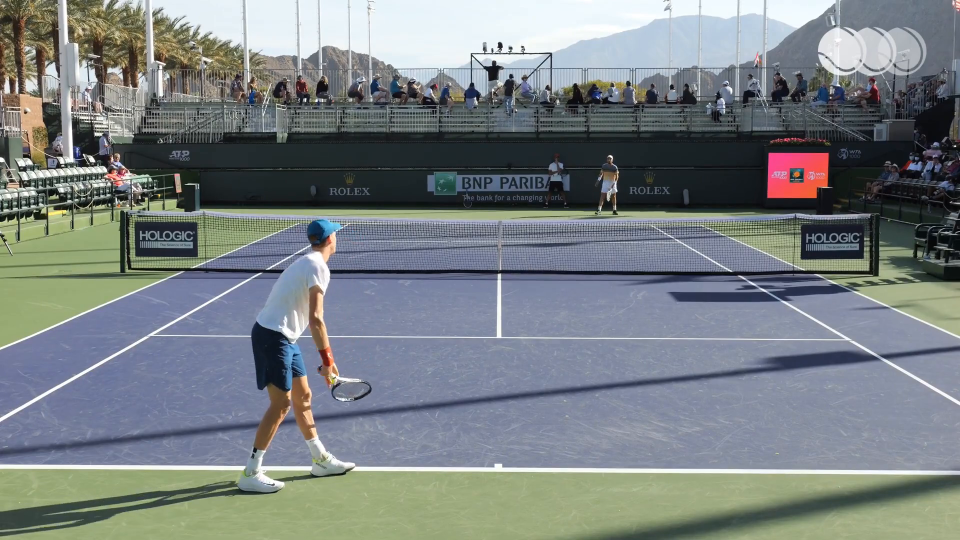
#> input picture frame 18 of datasets/serve/00002.mp4, 1920 x 1080 px (shown at 1/2 size)
$ python hit_frame_detector.py
#> lines starting #> are read from the running program, lines starting #| are printed output that depends on the picture; after the words box and inside, x2 and y2 are one past the last pixel; in counts of white or black regions, pixels touching at a corner belong together
"""
hit_frame_detector_v2.py
────────────────────────
用 HSV 颜色过滤找球 → 只在球的 ROI 里算光流方向 → 检测方向突变 = hit frame

Pipeline:
  1. HSV 过滤找网球（黄绿色）→ 得到球的位置序列
  2. 球位置做卡尔曼平滑（填补漏检帧）
  3. 在球周围 ROI 里算 t→t+1 光流方向角
  4. 方向变化角度突变 → hit frame 候选
  5. 输出标注视频 + JSON
"""

import json
import cv2
import numpy as np
from pathlib import Path
from scipy.signal import find_peaks
from scipy.ndimage import convolve1d
from collections import deque

# ─── CONFIG ──────────────────────────────────────────────────────────────────
VIDEO_PATH   = "/Users/harryzhang/git/tempopeak/datasets/serve/00002.mp4"
OUTPUT_VIDEO = "/Users/harryzhang/git/tempopeak/outputs/hit_detection_v2.mp4"
OUTPUT_JSON  = "/Users/harryzhang/git/tempopeak/outputs/hit_frames_v2.json"

# HSV range for tennis ball (yellow-green)
# 在 HSV 空间里网球是高饱和黄绿，球场是蓝灰
HSV_LOW  = np.array([ 25, 80,  80])   # H:25-45, S>80, V>80
HSV_HIGH = np.array([ 45, 255, 255])

# Ball detection
BALL_MIN_RADIUS = 4    # px in original resolution
BALL_MAX_RADIUS = 30
ROI_SCALE       = 4.0  # ROI = ball_radius * this factor

# Direction-change detection
SMOOTH_SIGMA    = 4
PEAK_MIN_DIST   = 12
PEAK_PROMINENCE = 0.25

# Visualisation
TRAIL_LEN = 30   # frames of ball trail to draw
# ─────────────────────────────────────────────────────────────────────────────

Path(OUTPUT_VIDEO).parent.mkdir(parents=True, exist_ok=True)
Path(OUTPUT_JSON).parent.mkdir(parents=True, exist_ok=True)


def find_ball(frame_bgr):
    """
    Return (cx, cy, radius) of best tennis ball candidate, or None.
    Uses HSV color mask + contour fitting.
    """
    hsv  = cv2.cvtColor(frame_bgr, cv2.COLOR_BGR2HSV)
    mask = cv2.inRange(hsv, HSV_LOW, HSV_HIGH)

    # morphology: close small holes, remove noise
    k    = cv2.getStructuringElement(cv2.MORPH_ELLIPSE, (5, 5))
    mask = cv2.morphologyEx(mask, cv2.MORPH_CLOSE, k, iterations=2)
    mask = cv2.morphologyEx(mask, cv2.MORPH_OPEN,  k, iterations=1)

    cnts, _ = cv2.findContours(mask, cv2.RETR_EXTERNAL, cv2.CHAIN_APPROX_SIMPLE)
    if not cnts:
        return None

    best = None
    best_score = -1
    for c in cnts:
        area = cv2.contourArea(c)
        if area < np.pi * BALL_MIN_RADIUS**2:
            continue
        (cx, cy), r = cv2.minEnclosingCircle(c)
        if not (BALL_MIN_RADIUS <= r <= BALL_MAX_RADIUS):
            continue
        # circularity score: how round is it?
        peri = cv2.arcLength(c, True)
        circ = 4 * np.pi * area / (peri * peri + 1e-9)
        if circ > best_score:
            best_score = circ
            best = (int(cx), int(cy), int(r))

    return best   # None if no good candidate


def roi_flow_direction(prev_gray, curr_gray, cx, cy, radius):
    """
    Compute mean flow direction angle (degrees) inside ball ROI.
    Returns angle in [-180, 180] or None if ROI is degenerate.
    """
    pad = int(radius * ROI_SCALE)
    H, W = prev_gray.shape
    x1, y1 = max(0, cx - pad), max(0, cy - pad)
    x2, y2 = min(W, cx + pad), min(H, cy + pad)
    if x2 - x1 < 4 or y2 - y1 < 4:
        return None

    p_roi = prev_gray[y1:y2, x1:x2]
    c_roi = curr_gray[y1:y2, x1:x2]
    flow  = cv2.calcOpticalFlowFarneback(
        p_roi, c_roi, None,
        pyr_scale=0.5, levels=2, winsize=9,
        iterations=3, poly_n=5, poly_sigma=1.1, flags=0,
    )
    # mean vector
    vx = float(flow[..., 0].mean())
    vy = float(flow[..., 1].mean())
    mag = np.sqrt(vx**2 + vy**2)
    if mag < 0.3:   # ball barely moving — skip
        return None
    return float(np.degrees(np.arctan2(vy, vx)))


# [16 lines left out: functions angle_diff, smooth_normalize, not called in this run]


# ─── PASS 1: detect ball + compute direction-change series ───────────────────
print("Pass 1: ball detection + direction-change series...")
cap          = cv2.VideoCapture(VIDEO_PATH)
fps          = cap.get(cv2.CAP_PROP_FPS)
orig_W       = int(cap.get(cv2.CAP_PROP_FRAME_WIDTH))
orig_H       = int(cap.get(cv2.CAP_PROP_FRAME_HEIGHT))
total_frames = int(cap.get(cv2.CAP_PROP_FRAME_COUNT))

ball_positions = []   # (cx, cy, r) or None per frame
prev_gray      = None
prev_ball      = None
direction_series = []   # angle-change per frame (0 if no ball)

frame_idx = 0
while True:
    ret, frame = cap.read()
#> frame is the input picture: shape (1080, 1920, 3); mean B, G, R 130, 128, 121.3
    if not ret:
        break

    gray = cv2.cvtColor(frame, cv2.COLOR_BGR2GRAY)
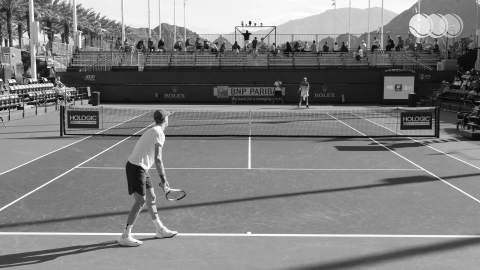
#> gray: shape (1080, 1920) (shown at 1/4 size); min 0, max 255, mean 126.2
    ball = find_ball(frame)
#> in find_ball, `mask = cv2.inRange(hsv, HSV_LOW, HSV_HIGH)`:
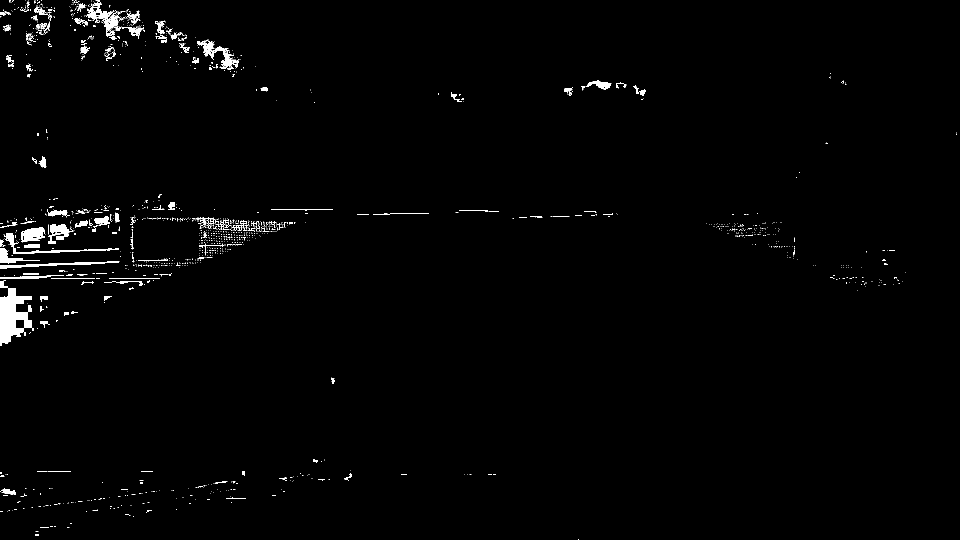
#> mask: shape (1080, 1920) (shown at 1/2 size); 1.3% white; 1440 white regions (1298 under 20 px), largest, box (x1, y1, x2, y2) and area: (0, 576, 68, 692) 4511, (172, 0, 241, 74) 1379, (394, 80, 478, 139) 1284
#> in find_ball, `mask = cv2.morphologyEx(mask, cv2.MORPH_CLOSE, k, iterations=2)`:
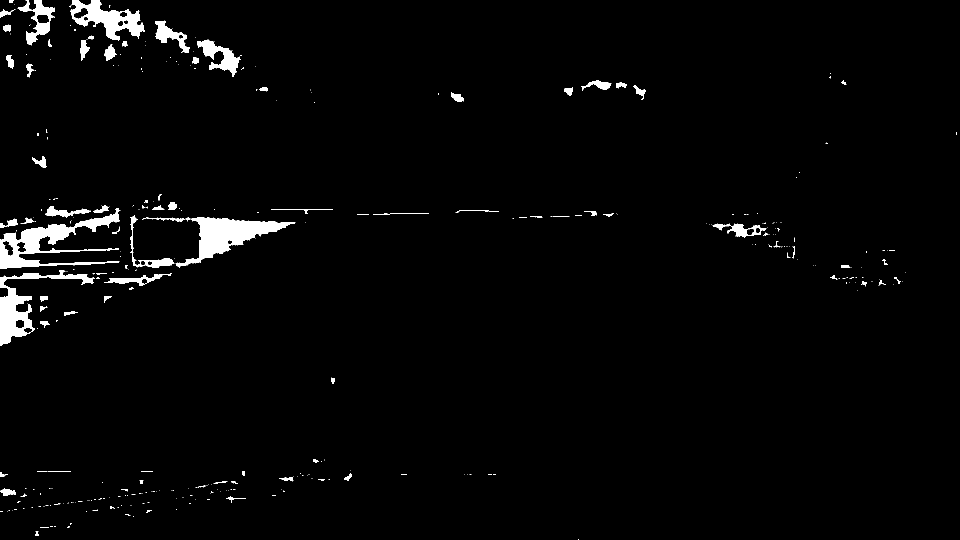
#> mask: shape (1080, 1920) (shown at 1/2 size); 2.4% white; 359 white regions (269 under 20 px), largest, box (x1, y1, x2, y2) and area: (0, 417, 240, 537) 8725, (351, 434, 591, 536) 8414, (0, 541, 190, 692) 6386
#> in find_ball, `mask = cv2.morphologyEx(mask, cv2.MORPH_OPEN,  k, iterations=1)`:
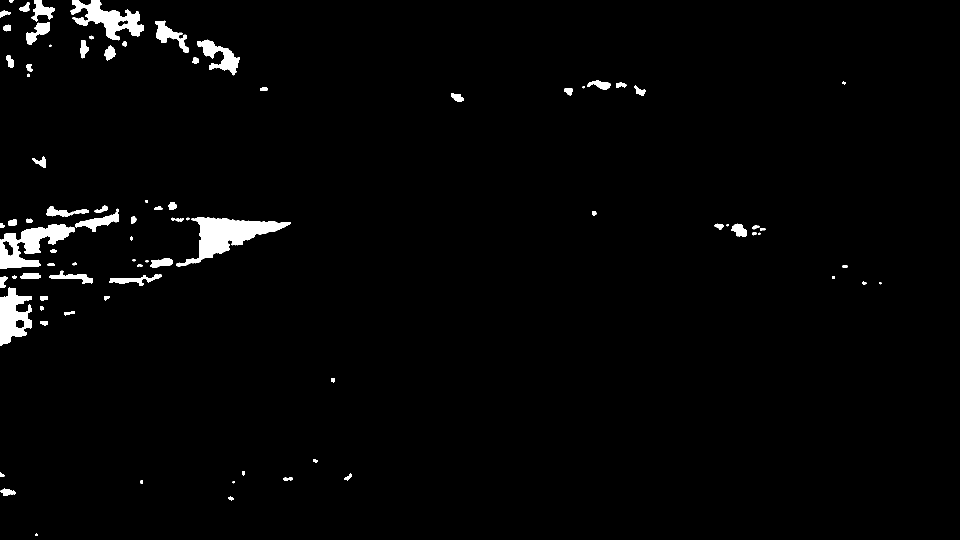
#> mask: shape (1080, 1920) (shown at 1/2 size); 2.1% white; 85 white regions (6 under 20 px)
#> in find_ball, `cnts, _ = cv2.findContours(mask, cv2.RETR_EXTERNAL, cv2.CHAIN_APPROX_S..`: cnts = 85 contours, 13 with area under 20; largest, box (x1, y1, x2, y2) and area: (353, 434, 582, 534) 7974, (0, 448, 149, 537) 6138, (141, 0, 288, 81) 4880, (0, 575, 64, 692) 4669, (394, 79, 480, 151) 2248
#> the loop in find_ball, `for c in cnts:` made 85 passes
#> (area, cx, cy, r, peri, circ, best_score, best) on passes 3, 12, 16, 44, 52: (253, 16, 984, 15.3, 79.94, 0.497, 0.497, (16, 984, 15)), (94, 87.5, 645.5, 7.91, 41.31, 0.692, 0.692, (87, 645, 7)), (108.5, 87.5, 596, 8.08, 43.9, 0.707, 0.707, (87, 596, 8)), (166, 25, 445, 9.43, 52.97, 0.743, 0.743, (25, 445, 9)), (54, 1187.7, 426, 4.75, 28.49, 0.836, 0.836, (1187, 426, 4))
#> after the loop in find_ball, `for c in cnts:`: best_score = 0.836
#> ball = (1187, 426, 4)
    ball_positions.append(ball)

    dchange = 0.0
    if ball and prev_ball and prev_gray is not None:
        cx, cy, r = ball
        angle = roi_flow_direction(prev_gray, gray, cx, cy, r)
        prev_angle = getattr(roi_flow_direction, '_last_angle', None)
        if angle is not None and prev_angle is not None:
            dchange = angle_diff(prev_angle, angle)
        if angle is not None:
            roi_flow_direction._last_angle = angle
    else:
        roi_flow_direction._last_angle = None

    direction_series.append(dchange)
    prev_gray = gray
    prev_ball = ball
#> prev_ball = (1187, 426, 4)
    frame_idx += 1

    if frame_idx % 50 == 0:
        pct = frame_idx / total_frames * 100
        bar = "█" * int(pct / 2) + "░" * (50 - int(pct / 2))
        n_detected = sum(1 for b in ball_positions if b is not None)
        print(f"\r  [{bar}] {pct:.0f}%  ball detected: {n_detected}/{frame_idx}", end="", flush=True)

cap.release()
n_det = sum(1 for b in ball_positions if b is not None)
print(f"\n  frames={frame_idx}, ball detected={n_det} ({100*n_det/frame_idx:.0f}%)")

# ─── peak detection on direction-change series ───────────────────────────────
print("Smoothing + peak detection...")
smoothed = smooth_normalize(direction_series, SMOOTH_SIGMA)
peaks, _ = find_peaks(
    smoothed,
    distance=PEAK_MIN_DIST,
    prominence=PEAK_PROMINENCE * (smoothed.max() - smoothed.min()),
)
hit_frames = peaks.tolist()
print(f"  {len(hit_frames)} hit candidates: {hit_frames[:20]}")

# ─── PASS 2: render ───────────────────────────────────────────────────────────
print("Pass 2: rendering...")
cap    = cv2.VideoCapture(VIDEO_PATH)
writer = cv2.VideoWriter(OUTPUT_VIDEO, cv2.VideoWriter_fourcc(*"mp4v"),
                         fps, (orig_W, orig_H))

hit_set   = set(hit_frames)
trail     = deque(maxlen=TRAIL_LEN)
BAR_W     = 260

frame_idx = 0
while True:
    ret, frame = cap.read()
    if not ret:
        break

    ball = ball_positions[frame_idx] if frame_idx < len(ball_positions) else None

    # ── ball circle + trail ───────────────────────────────────────────────
    if ball:
        cx, cy, r = ball
        trail.append((cx, cy))
        cv2.circle(frame, (cx, cy), r + 3, (0, 255, 255), 2)   # yellow ring
        cv2.circle(frame, (cx, cy), 3, (0, 255, 255), -1)

    for i in range(1, len(trail)):
        alpha = i / len(trail)
        color = (0, int(255 * alpha), int(255 * (1 - alpha)))   # cyan→green fade
        cv2.line(frame, trail[i-1], trail[i], color, 2)

    # ── ball detection status ─────────────────────────────────────────────
    status     = "BALL ✓" if ball else "BALL ✗"
    status_col = (0, 255, 0) if ball else (0, 80, 200)
    cv2.putText(frame, status, (10, 60),
                cv2.FONT_HERSHEY_SIMPLEX, 0.7, status_col, 2)

    # ── direction-change bar (top-right) ──────────────────────────────────
    dval = smoothed[frame_idx] if frame_idx < len(smoothed) else 0.0
    x0   = orig_W - BAR_W - 15
    cv2.rectangle(frame, (x0, 15), (x0 + BAR_W, 38), (30, 30, 30), -1)
    cv2.rectangle(frame, (x0, 15), (x0 + int(dval * BAR_W), 38), (0, 200, 255), -1)
    cv2.putText(frame, f"dir-change: {dval:.3f}", (x0, 12),
                cv2.FONT_HERSHEY_SIMPLEX, 0.45, (0, 200, 255), 1)

    # ── hit flash ─────────────────────────────────────────────────────────
    if frame_idx in hit_set:
        cv2.rectangle(frame, (0, 0), (orig_W, orig_H), (0, 0, 255), 10)
        cv2.putText(frame, f"HIT #{hit_frames.index(frame_idx)+1}",
                    (orig_W // 2 - 90, orig_H // 2),
                    cv2.FONT_HERSHEY_DUPLEX, 2.5, (0, 0, 255), 5)

    # ── ROI box around ball ───────────────────────────────────────────────
    if ball:
        cx, cy, r = ball
        pad = int(r * ROI_SCALE)
        cv2.rectangle(frame,
                      (max(0, cx-pad), max(0, cy-pad)),
                      (min(orig_W, cx+pad), min(orig_H, cy+pad)),
                      (255, 200, 0), 1)

    cv2.putText(frame, f"#{frame_idx}", (10, 30),
                cv2.FONT_HERSHEY_SIMPLEX, 0.8, (255, 255, 255), 2)

    writer.write(frame)
    frame_idx += 1

    if frame_idx % 100 == 0:
        pct = frame_idx / total_frames * 100
        bar = "█" * int(pct / 2) + "░" * (50 - int(pct / 2))
        print(f"\r  [{bar}] {pct:.0f}%", end="", flush=True)

cap.release()
writer.release()
print(f"\nDone.")

Path(OUTPUT_JSON).write_text(json.dumps({
    "video": VIDEO_PATH,
    "fps": fps,
    "total_frames": frame_idx,
    "ball_detection_rate": sum(1 for b in ball_positions if b) / max(frame_idx, 1),
    "hit_frames": hit_frames,
    "method": "hsv_ball_roi_direction_change",
}, indent=2))
print(f"  video → {OUTPUT_VIDEO}")
print(f"  json  → {OUTPUT_JSON}")

$ run again, starting later in the video
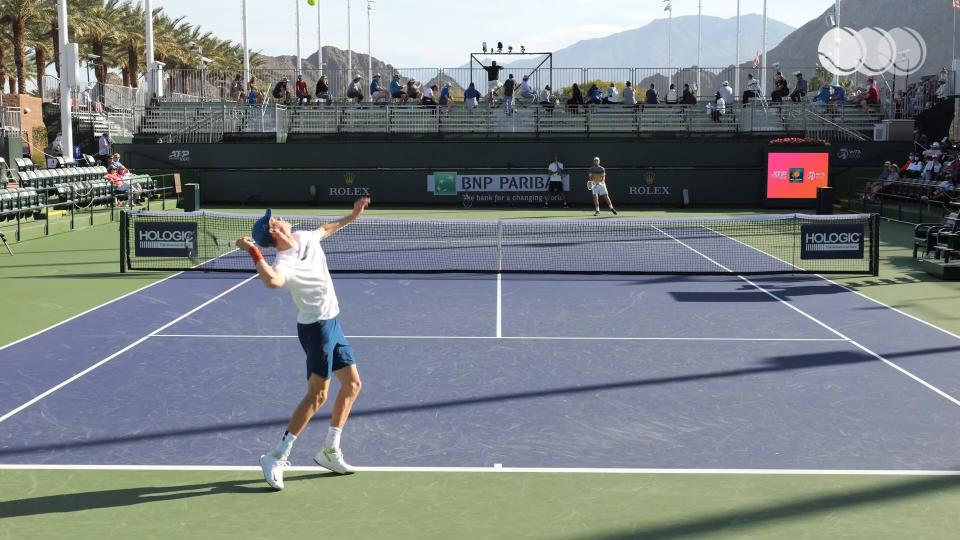
#> input picture frame 81 of datasets/serve/00002.mp4, 1920 x 1080 px (shown at 1/2 size)
#> frame is the input picture: shape (1080, 1920, 3); mean B, G, R 130.4, 128.5, 121.8
#> `gray = cv2.cvtColor(frame, cv2.COLOR_BGR2GRAY)`:
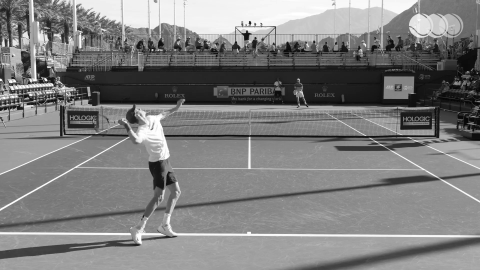
#> gray: shape (1080, 1920) (shown at 1/4 size); min 0, max 255, mean 126.7
#> hsv: shape (1080, 1920, 3); mean H, S, V 87.7, 54.1, 140.8
#> in find_ball, `mask = cv2.morphologyEx(mask, cv2.MORPH_OPEN,  k, iterations=1)`:
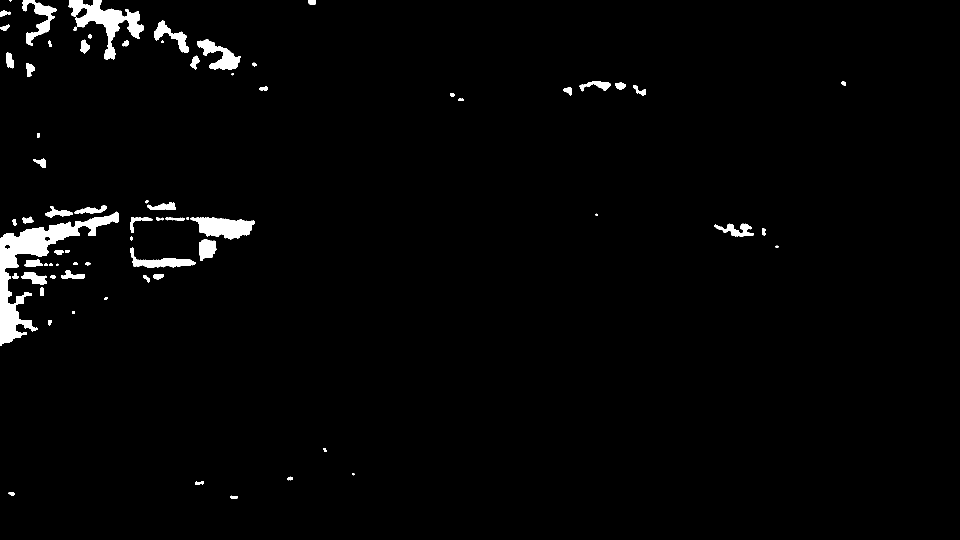
#> mask: shape (1080, 1920) (shown at 1/2 size); 2.1% white; 73 white regions (5 under 20 px)
#> cnts = 73 contours, 10 with area under 20; largest, box (x1, y1, x2, y2) and area: (0, 423, 238, 692) 12827, (137, 0, 287, 120) 5490, (381, 434, 510, 479) 3517, (394, 78, 482, 140) 2186, (44, 0, 114, 92) 1875
#> the loop in find_ball, `for c in cnts:` made 73 passes
#> (area, cx, cy, r, peri, circ, best_score, best) on passes 1, 2, 7, 53, 70: (65.5, 467.5, 993.5, 7.65, 38.73, 0.549, 0.549, (467, 993, 7)), (57.5, 23, 987, 6.32, 32.73, 0.675, 0.675, (23, 987, 6)), (54.5, 99.5, 645, 5.32, 31.07, 0.709, 0.709, (99, 645, 5)), (51.5, 1686.5, 167, 5.41, 29.56, 0.741, 0.741, (1686, 167, 5)), (123, 623.5, 3.5, 8.28, 44.49, 0.781, 0.781, (623, 3, 8))
#> after the loop in find_ball, `for c in cnts:`: best_score = 0.781
#> ball = (623, 3, 8)

$ run again, starting later in the video
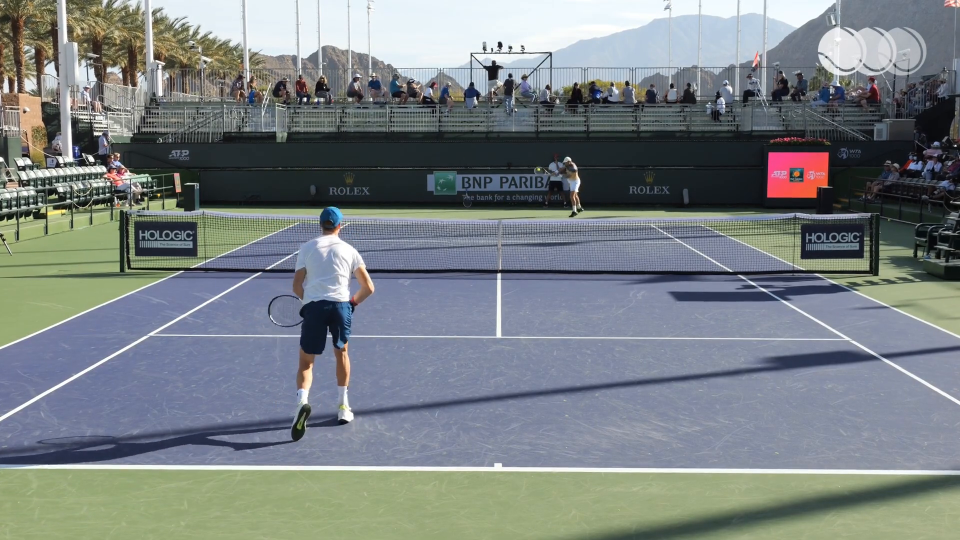
#> input picture frame 144 of datasets/serve/00002.mp4, 1920 x 1080 px (shown at 1/2 size)
#> frame is the input picture: shape (1080, 1920, 3); mean B, G, R 130.7, 128.7, 121.9
#> `gray = cv2.cvtColor(frame, cv2.COLOR_BGR2GRAY)`:
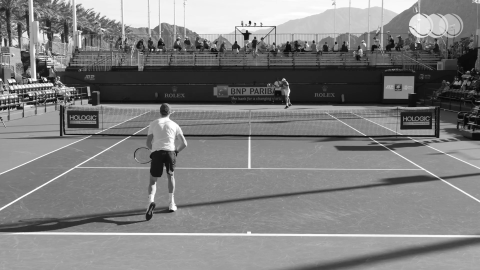
#> gray: shape (1080, 1920) (shown at 1/4 size); min 0, max 255, mean 126.9
#> hsv: shape (1080, 1920, 3); mean H, S, V 88.2, 54, 141
#> in find_ball, `mask = cv2.morphologyEx(mask, cv2.MORPH_OPEN,  k, iterations=1)`:
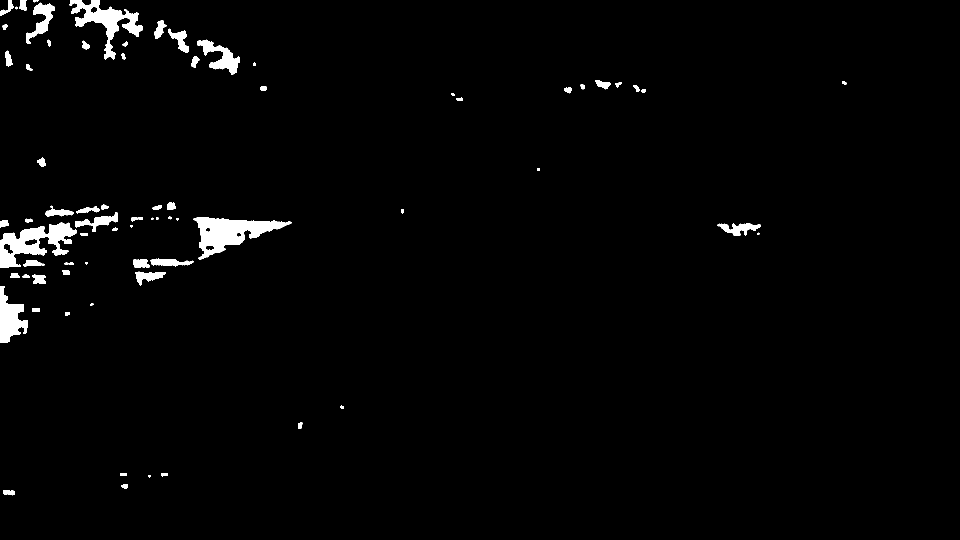
#> mask: shape (1080, 1920) (shown at 1/2 size); 1.9% white; 74 white regions (3 under 20 px)
#> cnts = 74 contours, 11 with area under 20; largest, box (x1, y1, x2, y2) and area: (387, 434, 583, 520) 7100, (0, 445, 154, 535) 6447, (139, 0, 286, 119) 5020, (0, 572, 56, 686) 3364, (394, 79, 480, 150) 2188
#> the loop in find_ball, `for c in cnts:` made 74 passes
#> (area, cx, cy, r, peri, circ, best_score, best) on passes 1, 2, 9, 51: (178.5, 17.5, 984.5, 12.02, 64.04, 0.547, 0.547, (17, 984, 12)), (82, 248.8, 972, 6.88, 38.14, 0.708, 0.708, (248, 972, 6)), (99, 71.5, 619.5, 7.91, 41.66, 0.717, 0.717, (71, 619, 7)), (94.5, 526.5, 176.5, 6.96, 38.73, 0.792, 0.792, (526, 176, 6))
#> after the loop in find_ball, `for c in cnts:`: best_score = 0.792
#> ball = (526, 176, 6)
